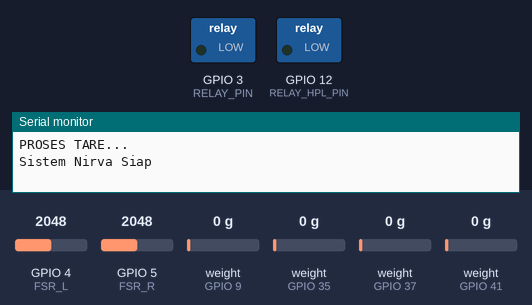
The sketch below on a simulated ESP32. On the bench: switched loads named in the sketch (green lamp = pin HIGH), the last lines printed to the serial monitor. The inputs (shaded band) are chosen by the test bench; at power-on: weight on the scale (sensors on GPIO 9, GPIO 35, GPIO 37, GPIO 41) 0 g, GPIO 4 (FSR_L) = 2048, GPIO 5 (FSR_R) = 2048 (analog values on the 0–4095 scale). Nothing arrives over Bluetooth unless stated; a phone connects over Bluetooth LE 3 s after start.

Above: at 6.6 s.
6.7 s: weight on the scale (sensor on GPIO 9) set to 1903 g
9.9 s: weight on the scale (sensor on GPIO 9) set to 2027 g
At 12.6 s:
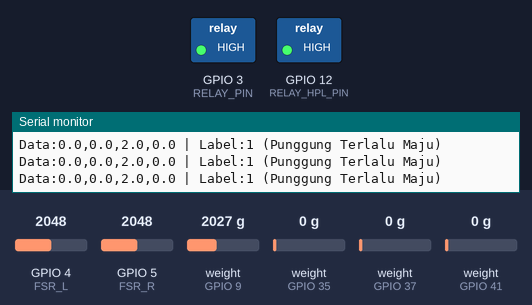
Timing chart, 0 to 14.1 s (numbered marks = the images above; inputs shaded):
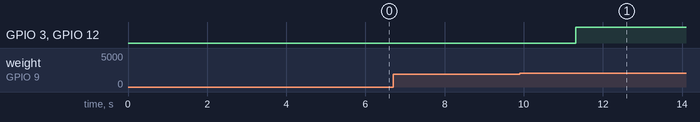

Measured:
- the behaviour switches between 1974 and 1975 g on weight on the scale (sensor on GPIO 9) (found by bisection; images 0 and 1)
- after the input at 9.9 s, GPIO 3 (RELAY_PIN), GPIO 12 (RELAY_HPL_PIN): LOW → HIGH after 1.4 s

The sketch:

test_pertama.ino
```cpp
#include <Arduino.h>
#include <HX711.h>
#include <BLEDevice.h>
#include <BLEServer.h>
#include <BLEUtils.h>
#include <BLE2902.h>
#include "model.h"

// ---------------- Tetapan HX711 ----------------
#define DT1 35  // Depan Kanan
#define SCK1 36
#define DT2 37  // Belakang Kanan
#define SCK2 38
#define DT3 9   // Belakang Kiri
#define SCK3 10
#define DT4 41  // Depan Kiri
#define SCK4 42

HX711 scale1, scale2, scale3, scale4;

// --------------- Tetapan FSR ---------------
#define FSR_L 4
#define FSR_R 5
#define FSR_THRESHOLD 150

// --------------- Tetapan Relay Aktuator ----------------
#define RELAY_PIN 3       // Relay untuk Vibrator
#define RELAY_HPL_PIN 12  // Relay untuk HPL (Baru)

// --------------- Tetapan BLE ------------------
#define SERVICE_UUID      "4fafc201-1fb5-459e-8fcc-c5c9c331914b"
#define SENSOR_CHAR_UUID  "beb5483e-36e1-4688-b7f5-ea07361b26a8"
#define POSTURE_CHAR_UUID "e3c1e8a6-b79f-4a1a-9291-cc6d82e914ef"

BLEServer* pServer = nullptr;
BLECharacteristic* sensorChar = nullptr;
BLECharacteristic* postureChar = nullptr;

bool deviceConnected = false;
bool oldDeviceConnected = false;

// --- Pembolehubah Global Ofset FSR ---
int fsrL_offset = 0;
int fsrR_offset = 0;

// --- Pembolehubah Logik Pengesahan Postur ---
int validatedLabelCode = 0;
int lastRawLabel = -1;
unsigned long validationStartTime = 0;
bool isWaitingForValidation = false;
#define VALIDATION_TIME_MS 1000

// ----------------- Inferensi Model MLP (Sinkronisasi UI) ------------------
int interpretMLP(float s1, float s2, float s3, float s4, int s5, int s6, String& labelStr) {
  double input_arr[6] = { (double)s1, (double)s2, (double)s3, (double)s4, (double)s5, (double)s6 };

  apply_robust_scaler(input_arr);
  int pred_idx = mlp_predict(input_arr);

  /* MAPPING SINKRONISASI:
     Output Model -> Kode Gambar Aplikasi
  */
  switch(pred_idx) {
    case 0:
      labelStr = "Duduk Ideal";
      return 5; // Kode UI: 5
    case 1:
      labelStr = "Duduk Terlalu ke Kiri";
      return 3; // Kode UI: 3
    case 2:
      labelStr = "Punggung Terlalu Maju";
      return 1; // Kode UI: 1
    case 3:
      labelStr = "Duduk Terlalu ke Kanan";
      return 4; // Kode UI: 4
    case 4:
      labelStr = "Duduk Terlalu Maju";
      return 2; // Kode UI: 2
    case 5:
      labelStr = "Tidak Duduk";
      return 0; // Kode UI: 0
    default:
      labelStr = "Duduk Ideal";
      return 5;
  }
}

class MyServerCallbacks : public BLEServerCallbacks {
  void onConnect(BLEServer* pServer) override { deviceConnected = true; }
  void onDisconnect(BLEServer* pServer) override { deviceConnected = false; }
};

void setup() {
  Serial.begin(115200);
  analogReadResolution(12);

  scale1.begin(DT1, SCK1); scale2.begin(DT2, SCK2);
  scale3.begin(DT3, SCK3); scale4.begin(DT4, SCK4);

  // Calibration Factor Sesuai Tabel 4.4
  scale1.set_scale(38085); scale2.set_scale(41293);
  scale3.set_scale(38450); scale4.set_scale(44408);

  Serial.println("PROSES TARE...");
  delay(1000);

  // Ambil baseline FSR
  long sumL = 0, sumR = 0;
  for(int i = 0; i < 20; i++) {
    sumL += analogRead(FSR_L);
    sumR += analogRead(FSR_R);
    delay(20);
  }
  fsrL_offset = sumL / 20;
  fsrR_offset = sumR / 20;

  scale1.tare(); scale2.tare(); scale3.tare(); scale4.tare();

  // Setup Pin Aktuator
  pinMode(RELAY_PIN, OUTPUT);
  digitalWrite(RELAY_PIN, LOW);

  pinMode(RELAY_HPL_PIN, OUTPUT);
  digitalWrite(RELAY_HPL_PIN, LOW);

  BLEDevice::init("SmartChairZ");
  pServer = BLEDevice::createServer();
  pServer->setCallbacks(new MyServerCallbacks());
  BLEService* pService = pServer->createService(SERVICE_UUID);

  sensorChar = pService->createCharacteristic(SENSOR_CHAR_UUID, BLECharacteristic::PROPERTY_NOTIFY);
  sensorChar->addDescriptor(new BLE2902());
  postureChar = pService->createCharacteristic(POSTURE_CHAR_UUID, BLECharacteristic::PROPERTY_NOTIFY);
  postureChar->addDescriptor(new BLE2902());

  pService->start();
  BLEDevice::startAdvertising();
  Serial.println("Sistem Nirva Siap");
}

void loop() {
  if (deviceConnected) {
    // 1. Baca Load Cells
    float s1 = max((float)0.0, scale1.get_units(1));
    float s2 = max((float)0.0, scale2.get_units(1));
    float s3 = max((float)0.0, scale3.get_units(1));
    float s4 = max((float)0.0, scale4.get_units(1));

    // 2. Baca FSR & Binarisasi
    int raw_v5 = max(0, (int)analogRead(FSR_L) - fsrL_offset);
    int raw_v6 = max(0, (int)analogRead(FSR_R) - fsrR_offset);
    int s5 = (raw_v5 > FSR_THRESHOLD) ? 1 : 0;
    int s6 = (raw_v6 > FSR_THRESHOLD) ? 1 : 0;

    // 3. Inferensi MLP
    String labelStr;
    int currentRawLabel = interpretMLP(s1, s2, s3, s4, s5, s6, labelStr);

    // 4. Logika Validasi (Debouncing Postur)
    if (currentRawLabel == validatedLabelCode) {
      isWaitingForValidation = false;
    } else {
      if (!isWaitingForValidation || currentRawLabel != lastRawLabel) {
        isWaitingForValidation = true;
        validationStartTime = millis();
        lastRawLabel = currentRawLabel;
      }
      if (millis() - validationStartTime >= VALIDATION_TIME_MS) {
        validatedLabelCode = currentRawLabel;
        isWaitingForValidation = false;
      }
    }

    // 5. Update Karakteristik BLE
    String sensorData = String(s1, 1) + "," + String(s2, 1) + "," + String(s3, 1) + "," + String(s4, 1);
    sensorChar->setValue(sensorData.c_str());
    sensorChar->notify();

    String postureData = String(validatedLabelCode) + "," + String(s5) + "," + String(s6);
    postureChar->setValue(postureData.c_str());
    postureChar->notify();

    // 6. Kontrol Aktuator (Vibrator & HPL)
    // Relay ON jika posisi salah (1, 2, 3, 4)
    // Relay OFF jika Tidak Duduk (0) atau Duduk Ideal (5)
    if (validatedLabelCode != 5 && validatedLabelCode != 0) {
      digitalWrite(RELAY_PIN, HIGH);     // Nyalakan Vibrator
      digitalWrite(RELAY_HPL_PIN, HIGH); // Nyalakan Relay HPL
    } else {
      digitalWrite(RELAY_PIN, LOW);      // Matikan Vibrator
      digitalWrite(RELAY_HPL_PIN, LOW);  // Matikan Relay HPL
    }

    Serial.printf("Data:%s | Label:%d (%s)\n", sensorData.c_str(), validatedLabelCode, labelStr.c_str());
  }

  // Auto Re-advertising
  if (!deviceConnected && oldDeviceConnected) {
    delay(500);
    pServer->startAdvertising();
    oldDeviceConnected = deviceConnected;
  }
  if (deviceConnected && !oldDeviceConnected) {
    oldDeviceConnected = deviceConnected;
  }

  delay(100);
}
```

Source omitted: model.h (13310 bytes)
